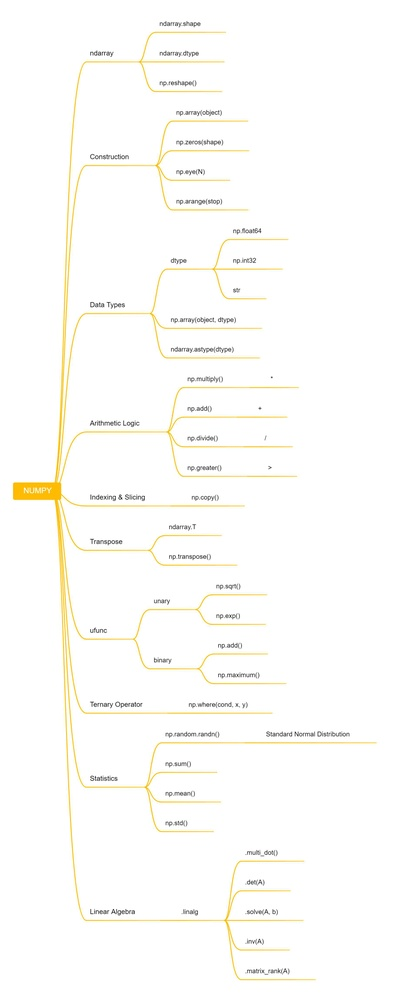
#> input picture data/NumPy-MindMap.jpeg, 394 x 1000 px, shrunk from 1811 x 4593 before the run
$ jupyter execute NumPy.ipynb   (shell and % lines are left out)
#> lines starting #> are read from the running program, lines starting #| are printed output that depends on the picture
[cell 1]
# importing all the necessary libraries
import pandas as pd
import numpy as np
import matplotlib.pyplot as plt
from skimage.io import imread
from IPython.display import display

# Mind Map

[cell 2]
img = imread("data/NumPy-MindMap.jpeg")
#> img is the input picture: shape (1000, 394, 3); mean R, G, B 252.9, 252.2, 248.9
plt.figure(figsize = (15,45))
#> (this line was passed over: IPython is not available in this run)
plt.imshow(img)
#> (this line was passed over: IPython is not available in this run)

[cell 3]
# STARTING WITH A JOKE

img = imread('data/dont_cry.png')
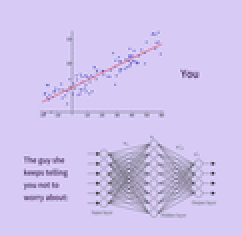
#> input picture data/dont_cry.png, 121 x 118 px, shrunk from 557 x 543 before the run (shown 2 times larger)
#> img is the input picture: shape (118, 121, 3); mean R, G, B 208.6, 196.1, 237.8
plt.figure(figsize = (10,10))
#> (this line was passed over: IPython is not available in this run)
plt.imshow(img, aspect = 'auto')
#> (this line was passed over: IPython is not available in this run)

# NUMPY

## The NumPy ndarray: A Multidimensional Array Object

[cell 4]
# generate some random data
data = np.random.randn(2, 3)
print(data, '\n')
print(data * 10)

[cell 5]
'''
Every array has a shape, a tuple indicating the size of each dimension,
and a dtype, an object describing the data type of the array:
'''
print("data shape = ", data.shape)
print("data dtype = ", data.dtype)

## Creating ndarrays

[cell 6]
data1 = [6, 7.5, 8, 0, 1]
arr1 = np.array(data1)
print(arr1)
arr1 # you can choose to display in whichever way you see fit

[cell 7]
'''
Nested sequences, like a list of equal-length lists,
will be converted into a multidimensional array:
'''
data2 = [[1, 2, 3, 4], [5, 6, 7, 8]]
arr2 = np.array(data2)
print(arr2)
print("Dimensions of arr2: ", arr2.ndim)
print("Shape of arr2: ", arr2.shape)

[cell 8]
# zero and identity matrices
print(np.zeros(10), '\n')
print(np.zeros((3, 6)), '\n')
print(np.eye(3))

[cell 9]
'''arange is an array-valued version of the built-in Python range function:'''
print(np.arange(10))

### Data Types for ndarrays

[cell 10]
arr1 = np.array([1, 2, 3], dtype=np.float64)
arr2 = np.array([1, 2, 3], dtype=np.int32)

print("Data type of arr1: ", arr1.dtype)
print("Data type of arr2: ", arr2.dtype)

[cell 11]
'''
You can explicitly convert or cast an array from one dtype to another using ndarray’s
astype method:
'''
arr = np.array([1, 2, 3, 4, 5])
print(arr.dtype, '\n')

float_arr = arr.astype(np.float64)
print(float_arr.dtype)

[cell 12]
'''
If I cast some floating-point
numbers to be of integer dtype, the decimal part will be truncated:
'''
arr = np.array([3.7, -1.2, -2.6, 0.5, 12.9, 10.1])
print(arr.astype(np.int32))

[cell 13]
numeric_strings = np.array(['1.25', '-9.6', '42'])
print(numeric_strings)
print(numeric_strings.astype(np.float64))

### Arithmetic with NumPy Arrays

[cell 14]
arr = np.array([[1., 2., 3.], [4., 5., 6.]])
print(arr)
print('\n', arr.dtype)

[cell 15]
'''
Arrays are important because they enable you to express batch operations on data
without writing any for loops. NumPy users call this vectorization. Any arithmetic
operations between equal-size arrays applies the operation ELEMENT-WISE:
'''
print(arr * arr, '\n')
print(arr + arr, '\n')
print(1/arr) # Arithmetic operations with scalars propagate the scalar argument to each element in the array!

[cell 16]
'''
Comparisons between arrays of the same size yield boolean arrays:
'''
arr2 = np.array([[0., 4., 1.], [7., 2., 12.]])
arr2 > arr

### Basic Indexing and Slicing

An important first distinction from Python’s built-in lists is that array slices are views on the original array.
This means that the data is not copied, and any modifications to the view will bereflected in the source array.

[cell 17]
arr = np.arange(10)
print(arr)
print(arr[5])
print(arr[5:8])
arr[5:8] = 12
print(arr)

[cell 18]
'''
With higher dimensional arrays, you have many more options.
In a two-dimensional array, the elements at each index are
no longer scalars but rather one-dimensional arrays:
'''
arr2d = np.array([[1, 2, 3], [4, 5, 6], [7, 8, 9]])
print(arr2d[2])
print(arr2d[0][2])
print(arr2d[0, 2]) # either way is fine

If you want a copy of a slice of an ndarray instead of a view, you
will need to explicitly copy the array—for example,

arr[5:8].copy().

[cell 19]
img = imread('data/f1.png')
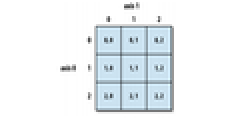
#> input picture data/f1.png, 121 x 59 px, shrunk from 557 x 271 before the run (shown 2 times larger)
#> img is the input picture: shape (59, 121, 4); mean R, G, B, A 236.7, 241.5, 244.3, 255
plt.figure(figsize = (10,5))
#> (this line was passed over: IPython is not available in this run)
plt.imshow(img, aspect = 'auto')
#> (this line was passed over: IPython is not available in this run)

Indexing elements in a NumPy array

### Indexing with slices

[cell 20]
print(arr2d)
print()
print(arr2d[:2])

As you can see, it has sliced along axis 0, the first axis. A slice, therefore, selects a
range of elements along an axis. It can be helpful to read the expression arr2d[:2] as
“select the first two rows of arr2d.”

[cell 21]
img = imread('data/f2.png')
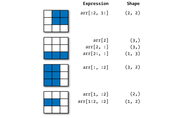
#> input picture data/f2.png, 182 x 118 px, shrunk from 836 x 543 before the run
#> img is the input picture: shape (118, 182, 3); mean R, G, B 237.6, 241.5, 244.2
plt.figure(figsize = (15,10))
#> (this line was passed over: IPython is not available in this run)
plt.imshow(img, aspect = 'auto')
